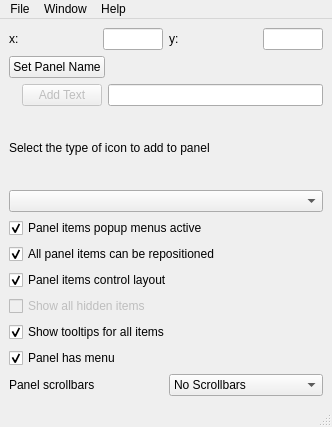
<?xml version="1.0" encoding="UTF-8"?>
<ui version="4.0">
 <class>AddPanelEditorDialog</class>
 <widget class="QMainWindow" name="AddPanelEditorDialog">
  <property name="geometry">
   <rect>
    <x>0</x>
    <y>0</y>
    <width>332</width>
    <height>427</height>
   </rect>
  </property>
  <property name="windowTitle">
   <string>Panel Editor</string>
  </property>
  <widget class="QWidget" name="centralwidget">
   <layout class="QVBoxLayout" name="verticalLayout_2">
    <item>
     <layout class="QHBoxLayout" name="horizontalLayout">
      <item>
       <widget class="QLabel" name="label">
        <property name="text">
         <string>x:</string>
        </property>
       </widget>
      </item>
      <item>
       <widget class="QLineEdit" name="edX">
        <property name="maximumSize">
         <size>
          <width>60</width>
          <height>16777215</height>
         </size>
        </property>
        <property name="inputMethodHints">
         <set>Qt::ImhNone</set>
        </property>
       </widget>
      </item>
      <item>
       <widget class="QLabel" name="label_2">
        <property name="text">
         <string>y:</string>
        </property>
       </widget>
      </item>
      <item>
       <widget class="QLineEdit" name="edY">
        <property name="maximumSize">
         <size>
          <width>60</width>
          <height>16777215</height>
         </size>
        </property>
        <property name="inputMethodHints">
         <set>Qt::ImhNone</set>
        </property>
       </widget>
      </item>
     </layout>
    </item>
    <item>
     <widget class="QPushButton" name="btnSetName">
      <property name="sizePolicy">
       <sizepolicy hsizetype="Fixed" vsizetype="Fixed">
        <horstretch>0</horstretch>
        <verstretch>0</verstretch>
       </sizepolicy>
      </property>
      <property name="text">
       <string>Set Panel Name</string>
      </property>
     </widget>
    </item>
    <item>
     <layout class="QHBoxLayout" name="horizontalLayout_2">
      <item>
       <widget class="QLabel" name="label_3">
        <property name="text">
         <string/>
        </property>
       </widget>
      </item>
      <item>
       <widget class="QPushButton" name="btnAddText">
        <property name="enabled">
         <bool>false</bool>
        </property>
        <property name="text">
         <string>Add Text</string>
        </property>
       </widget>
      </item>
      <item>
       <widget class="QLineEdit" name="edText"/>
      </item>
     </layout>
    </item>
    <item>
     <layout class="QVBoxLayout" name="verticalLayout">
      <item>
       <widget class="QLabel" name="label_4">
        <property name="text">
         <string>Select the type of icon to add to panel</string>
        </property>
       </widget>
      </item>
      <item>
       <widget class="QComboBox" name="cbType">
        <item>
         <property name="text">
          <string/>
         </property>
        </item>
        <item>
         <property name="text">
          <string extracomment="RHt">Right Hand Turnout</string>
         </property>
        </item>
        <item>
         <property name="text">
          <string>Left hand Turnout</string>
         </property>
        </item>
        <item>
         <property name="text">
          <string>Slip/3-Way Turnout/Scissors</string>
         </property>
        </item>
        <item>
         <property name="text">
          <string>Sensor</string>
         </property>
        </item>
        <item>
         <property name="text">
          <string>Signal Head</string>
         </property>
        </item>
        <item>
         <property name="text">
          <string>Signal Mast</string>
         </property>
        </item>
        <item>
         <property name="text">
          <string>Memory</string>
         </property>
        </item>
        <item>
         <property name="text">
          <string>Reporter</string>
         </property>
        </item>
        <item>
         <property name="text">
          <string>Light</string>
         </property>
        </item>
        <item>
         <property name="text">
          <string>Background</string>
         </property>
        </item>
        <item>
         <property name="text">
          <string>Multisensor</string>
         </property>
        </item>
        <item>
         <property name="text">
          <string>RPS Reporter</string>
         </property>
        </item>
        <item>
         <property name="text">
          <string>Fast Clock</string>
         </property>
        </item>
        <item>
         <property name="text">
          <string>Icon</string>
         </property>
        </item>
       </widget>
      </item>
     </layout>
    </item>
    <item>
     <widget class="QCheckBox" name="chkPopup">
      <property name="text">
       <string>Panel items popup menus active</string>
      </property>
      <property name="checked">
       <bool>true</bool>
      </property>
     </widget>
    </item>
    <item>
     <widget class="QCheckBox" name="chkReposition">
      <property name="text">
       <string>All panel items can be repositioned</string>
      </property>
      <property name="checked">
       <bool>true</bool>
      </property>
     </widget>
    </item>
    <item>
     <widget class="QCheckBox" name="chkControlLayout">
      <property name="text">
       <string>Panel items control layout</string>
      </property>
      <property name="checked">
       <bool>true</bool>
      </property>
     </widget>
    </item>
    <item>
     <widget class="QCheckBox" name="chkShowHidden">
      <property name="enabled">
       <bool>false</bool>
      </property>
      <property name="text">
       <string>Show all hidden items </string>
      </property>
     </widget>
    </item>
    <item>
     <widget class="QCheckBox" name="chkShowTooltips">
      <property name="text">
       <string>Show tooltips for all items</string>
      </property>
      <property name="checked">
       <bool>true</bool>
      </property>
     </widget>
    </item>
    <item>
     <widget class="QCheckBox" name="chkHasMenu">
      <property name="text">
       <string>Panel has menu</string>
      </property>
      <property name="checked">
       <bool>true</bool>
      </property>
     </widget>
    </item>
    <item>
     <layout class="QHBoxLayout" name="horizontalLayout_3">
      <item>
       <widget class="QLabel" name="label_5">
        <property name="text">
         <string>Panel scrollbars</string>
        </property>
       </widget>
      </item>
      <item>
       <widget class="QComboBox" name="cbScrollBars">
        <item>
         <property name="text">
          <string>No Scrollbars</string>
         </property>
        </item>
        <item>
         <property name="text">
          <string>Both scrollbars</string>
         </property>
        </item>
        <item>
         <property name="text">
          <string>Horizontal only</string>
         </property>
        </item>
        <item>
         <property name="text">
          <string>Vertical only</string>
         </property>
        </item>
       </widget>
      </item>
     </layout>
    </item>
   </layout>
  </widget>
  <widget class="QMenuBar" name="menubar">
   <property name="geometry">
    <rect>
     <x>0</x>
     <y>0</y>
     <width>332</width>
     <height>25</height>
    </rect>
   </property>
   <widget class="QMenu" name="menuFile">
    <property name="title">
     <string>File</string>
    </property>
   </widget>
   <widget class="QMenu" name="menuWindow">
    <property name="title">
     <string>Window</string>
    </property>
   </widget>
   <widget class="QMenu" name="menuHelp">
    <property name="title">
     <string>Help</string>
    </property>
   </widget>
   <addaction name="menuFile"/>
   <addaction name="menuWindow"/>
   <addaction name="menuHelp"/>
  </widget>
  <widget class="QStatusBar" name="statusbar"/>
 </widget>
 <resources/>
 <connections/>
</ui>
